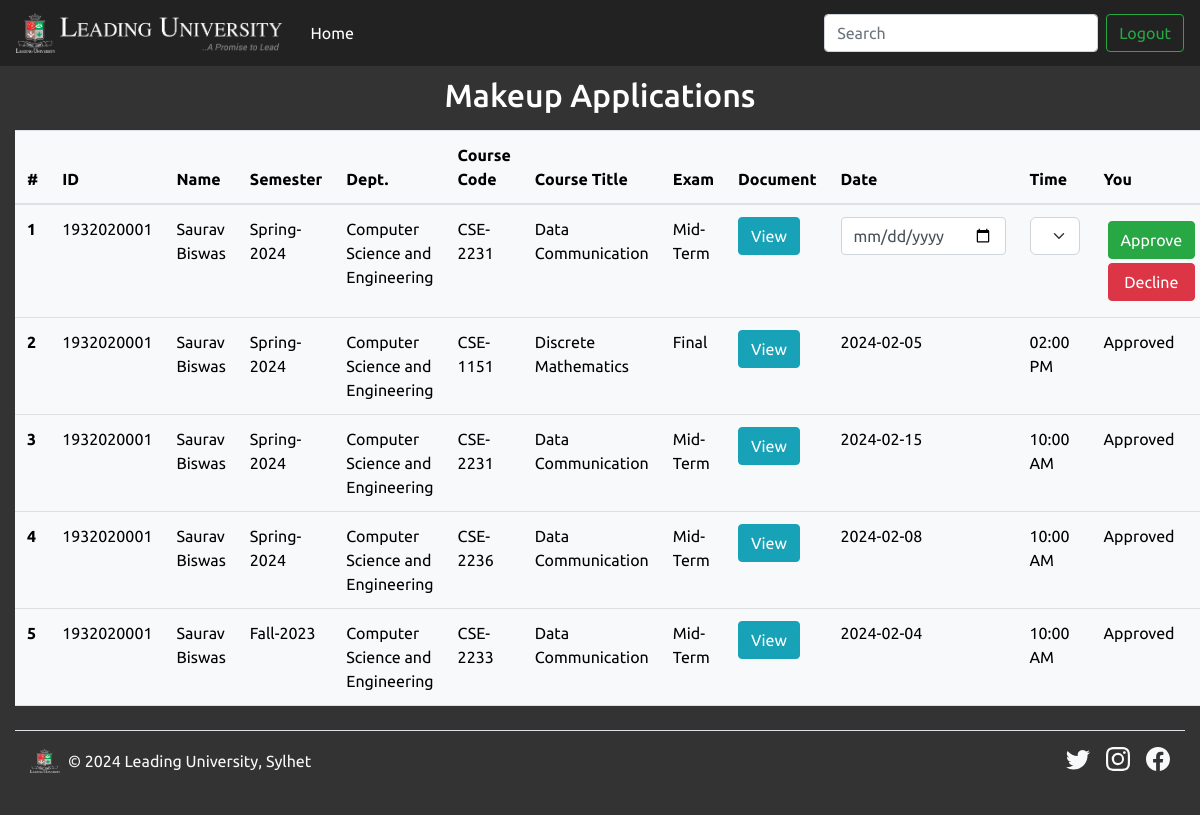
/makeupCT.php (signed in), run on the app's committed database.
### tables this page shows
CREATE TABLE `makeup` (
  `id` int(11) NOT NULL,
  `sid` varchar(16) NOT NULL,
  `name` varchar(50) NOT NULL,
  `semester` varchar(20) NOT NULL,
  `dept` varchar(100) NOT NULL,
  `ccode` varchar(8) NOT NULL,
  `ctitle` varchar(50) NOT NULL,
  `ctdept` varchar(100) NOT NULL,
  `cteacher` varchar(50) NOT NULL,
  `codename` varchar(5) NOT NULL,
  `exam` varchar(10) NOT NULL,
  `docp` varchar(100) NOT NULL,
  `date` varchar(12) NOT NULL,
  `time` varchar(10) NOT NULL,
  `ctstatus` varchar(20) NOT NULL,
  `hstatus` varchar(20) NOT NULL,
  `cstatus` varchar(20) NOT NULL,
  `fees` int(6) NOT NULL
);

### makeupCT.php (the view, shortened to what this page needs)
<?php
include "config.php";
$myDept = $_SESSION['logger']['dept'];
$myCodename = $_SESSION['logger']['codename'];
$sql = "SELECT * FROM makeup WHERE ctdept = '$myDept' AND codename = '$myCodename' ORDER BY id DESC";
$result = mysqli_query($conn, $sql);
?>
<!DOCTYPE html>
<html lang="en">
<head>
    <link href="https://cdn.jsdelivr.net/npm/bootstrap@5.2.3/dist/css/bootstrap.min.css" rel="stylesheet"
>
    <link rel="stylesheet" type="text/css" href="bootstrap.min.css">
</head>
<body>
<nav class="navbar navbar-expand-lg navbar-dark fixed-top">
    <div class="navbar-brand" href="#">
        <div><img src="logo-white.png" alt="LU logo" height="40">
        <div class="label"><img src="label-white.png" alt="LU name" height="40"></div></div>
    </div>
    <div class="collapse navbar-collapse" id="navbarSupportedContent">
        <ul class="navbar-nav mr-auto">
        <li class="nav-item active">
            <a class="nav-link" href="index2.php">Home <span class="sr-only">(current)</span></a>
        </li>
        </ul>
        <form class="form-inline my-2 my-lg-0">
        <input class="form-control mr-sm-2" type="search" id="search" placeholder="Search" aria-label="Search">
        </form>
        <a href="logout.php"><button class="btn btn-outline-success my-2 my-sm-0">Logout</button></a>
    </div>
    </nav>
    <div class="container-fluid">
    <div style="padding-top: 60px;"></div>
    <h2 class="pt-3">Makeup Applications</h2>
    <?php if (mysqli_num_rows($result)) { ?>
        <table class="table table-light my-3">
            <thead>
                <tr>
                <th scope="col">#</th>
                <th scope="col">ID</th>
                <th scope="col">Name</th>
                <th scope="col">Semester</th>
                <th scope="col">Dept.</th>
                <th scope="col">Course Code</th>
                <th scope="col">Course Title</th>
                <th scope="col">Exam</th>
                <th scope="col">Document</th>
                <th scope="col">Date</th>
                <th scope="col">Time</th>
                <th scope="col">You</th>
                </tr>
            </thead>
            <tbody>
                <?php
			  	   $i = 0;
			  	   while($rows = mysqli_fetch_assoc($result)){
			  	   $i++;
			  	?>
                <tr>
                    <form action="approveMUCT.php" method="post">
                    <th scope="row"><?=$i?></th>
                    <td><?php echo $rows['sid']; ?></td>
                    <td><?php echo $rows['name']; ?></td>
                    <td><?php echo $rows['semester']; ?></td>
                    <td><?php echo $rows['dept']; ?></td>
                    <td><?php echo $rows['ccode']; ?></td>
                    <td><?php echo $rows['ctitle']; ?></td>
                    <td><?php echo $rows['exam']; ?></td>
                    <td><a href="readPDF.php?docp=<?=$rows['docp']?>" class="btn btn-info" target="_blank">View</a></td>
                    <td><input type="date" id="date" class="form-control" name="date" min="<?php echo date("Y-m-d"); ?>" <?php if($rows['ctstatus']=='Approved'){echo "hidden";} ?>>
                    <span <?php if($rows['ctstatus']=='Pending' || $rows['ctstatus']=='Declined'){echo "hidden";} ?>><?php echo $rows['date'];?></span>
                    <input type="number" class="form-control" name="id" value="<?php echo $rows['id']; ?>" hidden></td>
                    <td><select class="form-select" name="time" <?php if($rows['ctstatus']=='Approved'){echo "hidden";} ?>>
                            <option selected>Choose...</option>
                        </select>
                        <span <?php if($rows['ctstatus']=='Pending' || $rows['ctstatus']=='Declined'){echo "hidden";} ?>><?php echo $rows['time'];?></span></td>
                    <td><button type="submit" class="btn btn-success m-1 d-grid" name="approveCT"
                    <?php if($rows['ctstatus']=='Approved'){echo "hidden";} ?>>Approve</button>
                    <a href="declineMU.php?col=ctstatus&id=<?=$rows['id']?>" class="btn btn-danger m-1 d-grid"
                    <?php if($rows['ctstatus']=='Approved' || $rows['ctstatus']=='Declined'){echo "hidden";} ?>>Decline</a>
                    <span <?php if($rows['ctstatus']=='Pending'){echo "hidden";} ?>><?php echo $rows['ctstatus']; ?></span></td>
                    </form>
                </tr>
                <?php } ?>
            </tbody>
        </table>
        <?php } ?>
        <footer class="d-flex flex-wrap justify-content-between align-items-center py-3 my-4 border-top">
            <div class="col-md-4 d-flex align-items-center">
            <a href="/" class="mb-3 me-2 mb-md-0 text-muted text-decoration-none lh-1">
                <img class="bi" width="30" height="24" src="logo-white.png"></img>
            </a>
            <span class="mb-3 mb-md-0 text-light">&copy; 2024 Leading University, Sylhet</span>
            </div>
            <ul class="nav col-md-4 justify-content-end list-unstyled d-flex">
            <li class="ms-3"><a class="text-light" href="#"><svg class="bi" width="24" height="24"><use xlink:href="#twitter"/></svg></a></li>
            <li class="ms-3"><a class="text-light" href="#"><svg class="bi" width="24" height="24"><use xlink:href="#instagram"/></svg></a></li>
            <li class="ms-3"><a class="text-light" href="#"><svg class="bi" width="24" height="24"><use xlink:href="#facebook"/></svg></a></li>
            </ul>
        </footer>
    </div>
</body>
</html>

### makeupCT.php (style rules this page uses)
body { background: #333; font-family: 'Ubuntu', sans-serif; }
.navbar { background: #222; }
.label { float: right; }
.container h1, h2 { color: #fff; text-align: center; }
.bi { vertical-align: -.125em; fill: currentColor; }

### data on the page
makeup: sid "1932020001", name "Saurav Biswas", semester "Spring-2024", dept "Computer Science and Engineering", ccode "CSE-2231", ctitle "Data Communication", exam "Mid-Term", time "Choose..."
makeup: sid "1932020001", name "Saurav Biswas", semester "Spring-2024", dept "Computer Science and Engineering", ccode "CSE-1151", ctitle "Discrete Mathematics", exam "Final", date "2024-02-05", time "02:00 PM", ctstatus "Approved"
makeup: sid "1932020001", name "Saurav Biswas", semester "Spring-2024", dept "Computer Science and Engineering", ccode "CSE-2231", ctitle "Data Communication", exam "Mid-Term", date "2024-02-15", time "10:00 AM", ctstatus "Approved"
makeup: sid "1932020001", name "Saurav Biswas", semester "Spring-2024", dept "Computer Science and Engineering", ccode "CSE-2236", ctitle "Data Communication", exam "Mid-Term", date "2024-02-08", time "10:00 AM", ctstatus "Approved"
makeup: sid "1932020001", name "Saurav Biswas", semester "Fall-2023", dept "Computer Science and Engineering", ccode "CSE-2233", ctitle "Data Communication", exam "Mid-Term", date "2024-02-04", time "10:00 AM", ctstatus "Approved"
